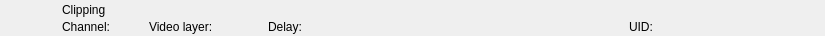
<?xml version="1.0" encoding="UTF-8"?>
<ui version="4.0">
 <class>RundownClipWidget</class>
 <widget class="QWidget" name="RundownClipWidget">
  <property name="geometry">
   <rect>
    <x>0</x>
    <y>0</y>
    <width>825</width>
    <height>36</height>
   </rect>
  </property>
  <layout class="QHBoxLayout" name="horizontalLayout">
   <property name="spacing">
    <number>0</number>
   </property>
   <property name="margin">
    <number>0</number>
   </property>
   <item>
    <widget class="QFrame" name="frameItem">
     <property name="sizePolicy">
      <sizepolicy hsizetype="Preferred" vsizetype="Fixed">
       <horstretch>0</horstretch>
       <verstretch>0</verstretch>
      </sizepolicy>
     </property>
     <property name="minimumSize">
      <size>
       <width>0</width>
       <height>36</height>
      </size>
     </property>
     <widget class="QLabel" name="labelIcon">
      <property name="geometry">
       <rect>
        <x>22</x>
        <y>2</y>
        <width>32</width>
        <height>32</height>
       </rect>
      </property>
      <property name="text">
       <string/>
      </property>
      <property name="pixmap">
       <pixmap resource="../Widgets.qrc">:/Graphics/Images/Clip.png</pixmap>
      </property>
      <property name="scaledContents">
       <bool>true</bool>
      </property>
     </widget>
     <widget class="QLabel" name="labelChannel">
      <property name="geometry">
       <rect>
        <x>62</x>
        <y>19</y>
        <width>78</width>
        <height>16</height>
       </rect>
      </property>
      <property name="text">
       <string>Channel:</string>
      </property>
     </widget>
     <widget class="QLabel" name="labelLabel">
      <property name="geometry">
       <rect>
        <x>62</x>
        <y>2</y>
        <width>561</width>
        <height>16</height>
       </rect>
      </property>
      <property name="text">
       <string>Clipping</string>
      </property>
     </widget>
     <widget class="QLabel" name="labelVideolayer">
      <property name="geometry">
       <rect>
        <x>149</x>
        <y>19</y>
        <width>110</width>
        <height>16</height>
       </rect>
      </property>
      <property name="text">
       <string>Video layer:</string>
      </property>
     </widget>
     <widget class="QLabel" name="labelColor">
      <property name="geometry">
       <rect>
        <x>0</x>
        <y>0</y>
        <width>18</width>
        <height>36</height>
       </rect>
      </property>
      <property name="text">
       <string/>
      </property>
     </widget>
     <widget class="QLabel" name="labelGroupColor">
      <property name="geometry">
       <rect>
        <x>0</x>
        <y>0</y>
        <width>6</width>
        <height>36</height>
       </rect>
      </property>
      <property name="text">
       <string/>
      </property>
     </widget>
     <widget class="QLabel" name="labelDevice">
      <property name="geometry">
       <rect>
        <x>360</x>
        <y>19</y>
        <width>260</width>
        <height>16</height>
       </rect>
      </property>
      <property name="text">
       <string></string>
      </property>
     </widget>
     <widget class="QLabel" name="labelDelay">
      <property name="geometry">
       <rect>
        <x>268</x>
        <y>19</y>
        <width>83</width>
        <height>16</height>
       </rect>
      </property>
      <property name="text">
       <string>Delay:</string>
      </property>
     </widget>
     <widget class="QLabel" name="labelRemoteTriggerId">
      <property name="geometry">
       <rect>
        <x>629</x>
        <y>19</y>
        <width>111</width>
        <height>16</height>
       </rect>
      </property>
      <property name="text">
       <string>UID:</string>
      </property>
     </widget>
    </widget>
   </item>
   <item>
    <widget class="QFrame" name="frameStatus">
     <property name="minimumSize">
      <size>
       <width>77</width>
       <height>0</height>
      </size>
     </property>
     <property name="maximumSize">
      <size>
       <width>77</width>
       <height>16777215</height>
      </size>
     </property>
     <widget class="QLabel" name="labelGpiConnected">
      <property name="geometry">
       <rect>
        <x>1</x>
        <y>2</y>
        <width>32</width>
        <height>32</height>
       </rect>
      </property>
      <property name="minimumSize">
       <size>
        <width>32</width>
        <height>32</height>
       </size>
      </property>
      <property name="maximumSize">
       <size>
        <width>32</width>
        <height>32</height>
       </size>
      </property>
      <property name="lineWidth">
       <number>0</number>
      </property>
      <property name="text">
       <string/>
      </property>
      <property name="pixmap">
       <pixmap resource="../Widgets.qrc">:/Graphics/Images/GpiConnected.png</pixmap>
      </property>
      <property name="scaledContents">
       <bool>true</bool>
      </property>
     </widget>
     <widget class="QLabel" name="labelDisconnected">
      <property name="geometry">
       <rect>
        <x>32</x>
        <y>2</y>
        <width>32</width>
        <height>32</height>
       </rect>
      </property>
      <property name="minimumSize">
       <size>
        <width>32</width>
        <height>32</height>
       </size>
      </property>
      <property name="maximumSize">
       <size>
        <width>32</width>
        <height>32</height>
       </size>
      </property>
      <property name="text">
       <string/>
      </property>
      <property name="pixmap">
       <pixmap resource="../Widgets.qrc">:/Graphics/Images/Disconnected.png</pixmap>
      </property>
      <property name="scaledContents">
       <bool>true</bool>
      </property>
     </widget>
     <widget class="QLabel" name="labelActiveColor">
      <property name="geometry">
       <rect>
        <x>69</x>
        <y>0</y>
        <width>8</width>
        <height>36</height>
       </rect>
      </property>
      <property name="minimumSize">
       <size>
        <width>8</width>
        <height>36</height>
       </size>
      </property>
      <property name="maximumSize">
       <size>
        <width>8</width>
        <height>36</height>
       </size>
      </property>
      <property name="text">
       <string/>
      </property>
     </widget>
    </widget>
   </item>
  </layout>
 </widget>
 <resources>
  <include location="../Widgets.qrc"/>
 </resources>
 <connections/>
 <slots>
  <slot>addToCombo()</slot>
 </slots>
</ui>
